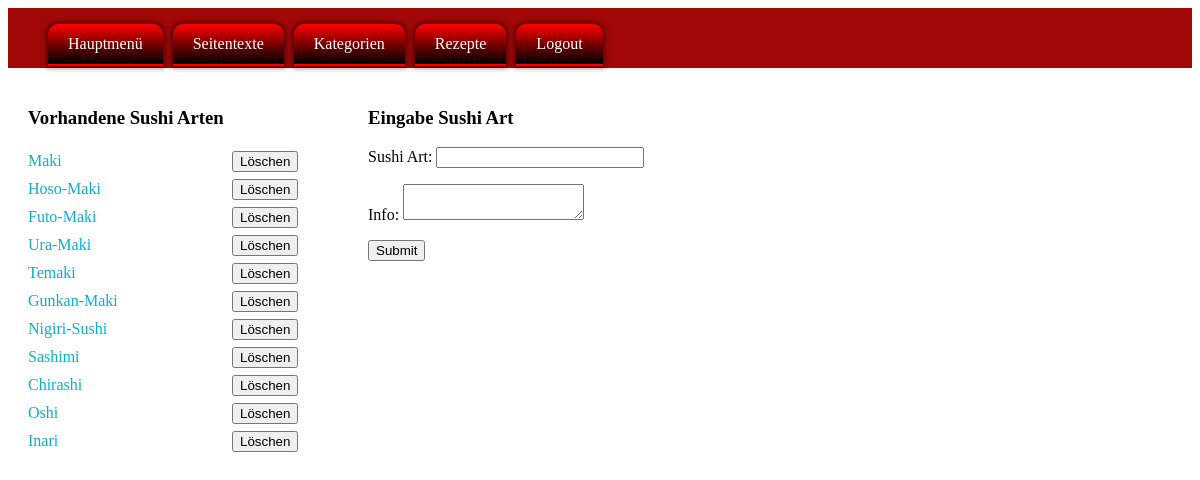
The page /admin/esarten.php (signed in) on the database its author committed.
### tables this page shows
CREATE TABLE `sushiarten` (
  `sid` int(10) UNSIGNED NOT NULL,
  `art` varchar(50) NOT NULL,
  `info` text NOT NULL
);

### admin/esarten.php (the view, shortened to what this page needs)
<?PHP
$db = new mysqli(HOST,USER,PASS,DBANK);
?>
<!doctype html>
<html>
<head>
</head>
<body>
    <?PHP
    include("inc/menue.php");
    ?>
    <main>
      <article class="links">
            <section>
            <h1>Vorhandene Sushi Arten</h1>
            <?PHP
            $sql = "select * from sushiarten";
            $eintrag = $db->query($sql);
            if($eintrag->num_rows){
                while($zeile = $eintrag->fetch_assoc()){
                    echo('<form method="post" action="'.$_SERVER['PHP_SELF'].'" enctype="multipart/form-data" accept-charset="UTF-8">'."\n");
                    echo("<span class='breite'>".$zeile['art']."</span>\n");
                    echo('<input type="submit" name="kill" value="Löschen">'."\n");
                    echo("</form>\n");
                }
            }else{
                echo("<p>Leider noch keine Sushi Art vorhanden.</p>\n");
            }
            ?>
            </section>
        </article>
      <article class="rechts">
            <section>
                <h1>Eingabe Sushi Art</h1>
              <form method="post" action="<?PHP $_SERVER['PHP_SELF']; ?>" enctype="multipart/form-data" accept-charset="UTF-8">
                  <p>
                      <label for="art">Sushi Art:</label>
                      <input type="text" name="art" id="art" value="">
                  </p>
                  <p>
                      <label for="info">Info:</label>
                      <textarea name="info" id="info"></textarea>
                  </p>
                  <p>
                      <input type="submit" name="submit">
                  </p>
              </form>
            </section>
        </article>
    </main>
</body>
</html>

### admin/css/standart.css (style rules this page uses)
h1 { color: black; }
.links { float: left; width: 300px; padding: 20px; color: rgba(11, 175, 209, 1.00); }
.breite { display: inline-block; width: 200px; padding: 5px 0px; }
.rechts { display: inline-block; margin-left: 20px; padding-top: 20px; }
.rechts input[type="text"] { width: 200px; }

### rows shown on the page
sushiarten: art "Maki"
sushiarten: art "Hoso-Maki"
sushiarten: art "Futo-Maki"
sushiarten: art "Ura-Maki"
sushiarten: art "Temaki"
sushiarten: art "Gunkan-Maki"
sushiarten: art "Nigiri-Sushi"
sushiarten: art "Sashimi"
sushiarten: art "Chirashi"
sushiarten: art "Oshi"
sushiarten: art "Inari"
